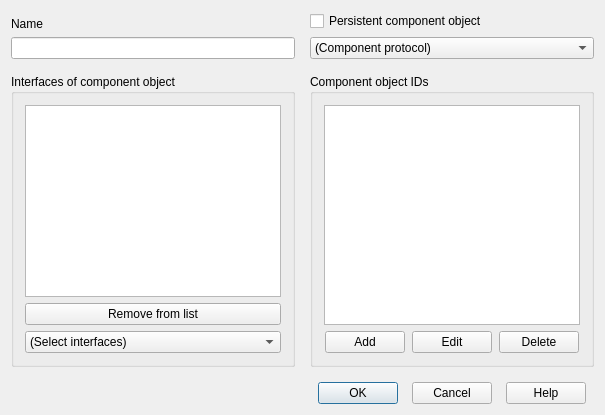
<?xml version="1.0" encoding="UTF-8"?>
<ui version="4.0">
 <class>IDD_CompSpecBox</class>
 <widget class="QDialog" name="IDD_CompSpecBox">
  <property name="geometry">
   <rect>
    <x>0</x>
    <y>0</y>
    <width>597</width>
    <height>407</height>
   </rect>
  </property>
  <property name="sizePolicy">
   <sizepolicy hsizetype="Minimum" vsizetype="Minimum">
    <horstretch>0</horstretch>
    <verstretch>0</verstretch>
   </sizepolicy>
  </property>
  <property name="windowTitle">
   <string>Component object specification</string>
  </property>
  <layout class="QGridLayout">
   <property name="margin">
    <number>11</number>
   </property>
   <property name="spacing">
    <number>15</number>
   </property>
   <item row="0" column="0">
    <layout class="QVBoxLayout">
     <property name="spacing">
      <number>0</number>
     </property>
     <property name="margin">
      <number>0</number>
     </property>
     <item>
      <widget class="QLabel" name="Label_IDC_STATIC50">
       <property name="sizePolicy">
        <sizepolicy hsizetype="MinimumExpanding" vsizetype="Minimum">
         <horstretch>0</horstretch>
         <verstretch>0</verstretch>
        </sizepolicy>
       </property>
       <property name="focusPolicy">
        <enum>Qt::NoFocus</enum>
       </property>
       <property name="text">
        <string>Name</string>
       </property>
       <property name="alignment">
        <set>Qt::AlignLeading|Qt::AlignLeft|Qt::AlignVCenter</set>
       </property>
      </widget>
     </item>
     <item>
      <widget class="QLineEdit" name="NewName">
       <property name="sizePolicy">
        <sizepolicy hsizetype="MinimumExpanding" vsizetype="Fixed">
         <horstretch>0</horstretch>
         <verstretch>0</verstretch>
        </sizepolicy>
       </property>
       <property name="focusPolicy">
        <enum>Qt::StrongFocus</enum>
       </property>
       <property name="alignment">
        <set>Qt::AlignLeading</set>
       </property>
      </widget>
     </item>
    </layout>
   </item>
   <item row="1" column="0">
    <widget class="QGroupBox" name="GroupBox_IDC_STATIC26">
     <property name="sizePolicy">
      <sizepolicy hsizetype="Minimum" vsizetype="Minimum">
       <horstretch>0</horstretch>
       <verstretch>0</verstretch>
      </sizepolicy>
     </property>
     <property name="focusPolicy">
      <enum>Qt::NoFocus</enum>
     </property>
     <property name="title">
      <string>Interfaces of component object</string>
     </property>
     <layout class="QVBoxLayout">
      <property name="spacing">
       <number>6</number>
      </property>
      <property name="margin">
       <number>11</number>
      </property>
      <item>
       <widget class="QListWidget" name="Extends">
        <property name="enabled">
         <bool>true</bool>
        </property>
        <property name="sizePolicy">
         <sizepolicy hsizetype="MinimumExpanding" vsizetype="Minimum">
          <horstretch>0</horstretch>
          <verstretch>0</verstretch>
         </sizepolicy>
        </property>
        <property name="minimumSize">
         <size>
          <width>0</width>
          <height>65</height>
         </size>
        </property>
       </widget>
      </item>
      <item>
       <widget class="QPushButton" name="DelSupport">
        <property name="sizePolicy">
         <sizepolicy hsizetype="MinimumExpanding" vsizetype="Minimum">
          <horstretch>0</horstretch>
          <verstretch>0</verstretch>
         </sizepolicy>
        </property>
        <property name="focusPolicy">
         <enum>Qt::NoFocus</enum>
        </property>
        <property name="text">
         <string>Remove from list</string>
        </property>
       </widget>
      </item>
      <item>
       <widget class="QComboBox" name="ExtTypes">
        <property name="sizePolicy">
         <sizepolicy hsizetype="MinimumExpanding" vsizetype="Minimum">
          <horstretch>0</horstretch>
          <verstretch>0</verstretch>
         </sizepolicy>
        </property>
        <property name="minimumSize">
         <size>
          <width>0</width>
          <height>21</height>
         </size>
        </property>
        <property name="sizeAdjustPolicy">
         <enum>QComboBox::AdjustToContents</enum>
        </property>
        <item>
         <property name="text">
          <string>(Select interfaces)</string>
         </property>
        </item>
       </widget>
      </item>
     </layout>
    </widget>
   </item>
   <item row="0" column="1">
    <layout class="QVBoxLayout">
     <property name="spacing">
      <number>6</number>
     </property>
     <property name="margin">
      <number>0</number>
     </property>
     <item>
      <widget class="QCheckBox" name="Persistent">
       <property name="sizePolicy">
        <sizepolicy hsizetype="Minimum" vsizetype="Minimum">
         <horstretch>0</horstretch>
         <verstretch>0</verstretch>
        </sizepolicy>
       </property>
       <property name="focusPolicy">
        <enum>Qt::StrongFocus</enum>
       </property>
       <property name="text">
        <string>Persistent component object</string>
       </property>
      </widget>
     </item>
     <item>
      <widget class="QComboBox" name="CompoProt">
       <property name="sizePolicy">
        <sizepolicy hsizetype="Minimum" vsizetype="Minimum">
         <horstretch>0</horstretch>
         <verstretch>0</verstretch>
        </sizepolicy>
       </property>
       <property name="sizeAdjustPolicy">
        <enum>QComboBox::AdjustToContents</enum>
       </property>
       <item>
        <property name="text">
         <string>(Component protocol)</string>
        </property>
       </item>
       <item>
        <property name="text">
         <string>LAVA</string>
        </property>
       </item>
       <item>
        <property name="text">
         <string>LAVA_NATIVE</string>
        </property>
       </item>
      </widget>
     </item>
    </layout>
   </item>
   <item row="2" column="1">
    <layout class="QHBoxLayout">
     <property name="spacing">
      <number>6</number>
     </property>
     <property name="margin">
      <number>0</number>
     </property>
     <item>
      <widget class="QPushButton" name="ID_OK">
       <property name="sizePolicy">
        <sizepolicy hsizetype="Fixed" vsizetype="Fixed">
         <horstretch>0</horstretch>
         <verstretch>0</verstretch>
        </sizepolicy>
       </property>
       <property name="minimumSize">
        <size>
         <width>1</width>
         <height>0</height>
        </size>
       </property>
       <property name="focusPolicy">
        <enum>Qt::NoFocus</enum>
       </property>
       <property name="text">
        <string>OK</string>
       </property>
       <property name="default">
        <bool>true</bool>
       </property>
      </widget>
     </item>
     <item>
      <widget class="QPushButton" name="ID_CANCEL">
       <property name="sizePolicy">
        <sizepolicy hsizetype="Fixed" vsizetype="Fixed">
         <horstretch>0</horstretch>
         <verstretch>0</verstretch>
        </sizepolicy>
       </property>
       <property name="minimumSize">
        <size>
         <width>1</width>
         <height>0</height>
        </size>
       </property>
       <property name="focusPolicy">
        <enum>Qt::NoFocus</enum>
       </property>
       <property name="text">
        <string>Cancel</string>
       </property>
      </widget>
     </item>
     <item>
      <widget class="QPushButton" name="ID_HELP">
       <property name="sizePolicy">
        <sizepolicy hsizetype="Fixed" vsizetype="Fixed">
         <horstretch>0</horstretch>
         <verstretch>0</verstretch>
        </sizepolicy>
       </property>
       <property name="minimumSize">
        <size>
         <width>1</width>
         <height>0</height>
        </size>
       </property>
       <property name="focusPolicy">
        <enum>Qt::NoFocus</enum>
       </property>
       <property name="text">
        <string>Help</string>
       </property>
      </widget>
     </item>
    </layout>
   </item>
   <item row="2" column="0">
    <spacer>
     <property name="orientation">
      <enum>Qt::Horizontal</enum>
     </property>
     <property name="sizeType">
      <enum>QSizePolicy::Expanding</enum>
     </property>
     <property name="sizeHint" stdset="0">
      <size>
       <width>195</width>
       <height>16</height>
      </size>
     </property>
    </spacer>
   </item>
   <item row="1" column="1">
    <widget class="QGroupBox" name="GroupBox_IDC_STATIC27">
     <property name="sizePolicy">
      <sizepolicy hsizetype="MinimumExpanding" vsizetype="Minimum">
       <horstretch>0</horstretch>
       <verstretch>0</verstretch>
      </sizepolicy>
     </property>
     <property name="focusPolicy">
      <enum>Qt::NoFocus</enum>
     </property>
     <property name="title">
      <string>Component object IDs</string>
     </property>
     <layout class="QVBoxLayout">
      <property name="spacing">
       <number>6</number>
      </property>
      <property name="margin">
       <number>11</number>
      </property>
      <item>
       <widget class="QListWidget" name="EnumItems">
        <property name="sizePolicy">
         <sizepolicy hsizetype="MinimumExpanding" vsizetype="Minimum">
          <horstretch>0</horstretch>
          <verstretch>0</verstretch>
         </sizepolicy>
        </property>
        <property name="minimumSize">
         <size>
          <width>0</width>
          <height>65</height>
         </size>
        </property>
       </widget>
      </item>
      <item>
       <layout class="QHBoxLayout">
        <property name="spacing">
         <number>6</number>
        </property>
        <property name="margin">
         <number>0</number>
        </property>
        <item>
         <widget class="QPushButton" name="EnumAdd">
          <property name="sizePolicy">
           <sizepolicy hsizetype="Fixed" vsizetype="Fixed">
            <horstretch>0</horstretch>
            <verstretch>0</verstretch>
           </sizepolicy>
          </property>
          <property name="minimumSize">
           <size>
            <width>10</width>
            <height>0</height>
           </size>
          </property>
          <property name="focusPolicy">
           <enum>Qt::NoFocus</enum>
          </property>
          <property name="text">
           <string>Add</string>
          </property>
         </widget>
        </item>
        <item>
         <widget class="QPushButton" name="EnumEdit">
          <property name="sizePolicy">
           <sizepolicy hsizetype="Fixed" vsizetype="Fixed">
            <horstretch>0</horstretch>
            <verstretch>0</verstretch>
           </sizepolicy>
          </property>
          <property name="minimumSize">
           <size>
            <width>10</width>
            <height>0</height>
           </size>
          </property>
          <property name="focusPolicy">
           <enum>Qt::NoFocus</enum>
          </property>
          <property name="text">
           <string>Edit</string>
          </property>
         </widget>
        </item>
        <item>
         <widget class="QPushButton" name="EnumDel">
          <property name="sizePolicy">
           <sizepolicy hsizetype="Fixed" vsizetype="Fixed">
            <horstretch>0</horstretch>
            <verstretch>0</verstretch>
           </sizepolicy>
          </property>
          <property name="minimumSize">
           <size>
            <width>10</width>
            <height>0</height>
           </size>
          </property>
          <property name="focusPolicy">
           <enum>Qt::NoFocus</enum>
          </property>
          <property name="text">
           <string>Delete</string>
          </property>
         </widget>
        </item>
       </layout>
      </item>
     </layout>
    </widget>
   </item>
  </layout>
 </widget>
 <layoutdefault spacing="6" margin="11"/>
 <tabstops>
  <tabstop>NewName</tabstop>
  <tabstop>Extends</tabstop>
  <tabstop>ExtTypes</tabstop>
  <tabstop>Persistent</tabstop>
  <tabstop>CompoProt</tabstop>
  <tabstop>EnumItems</tabstop>
 </tabstops>
 <resources/>
 <connections/>
</ui>
